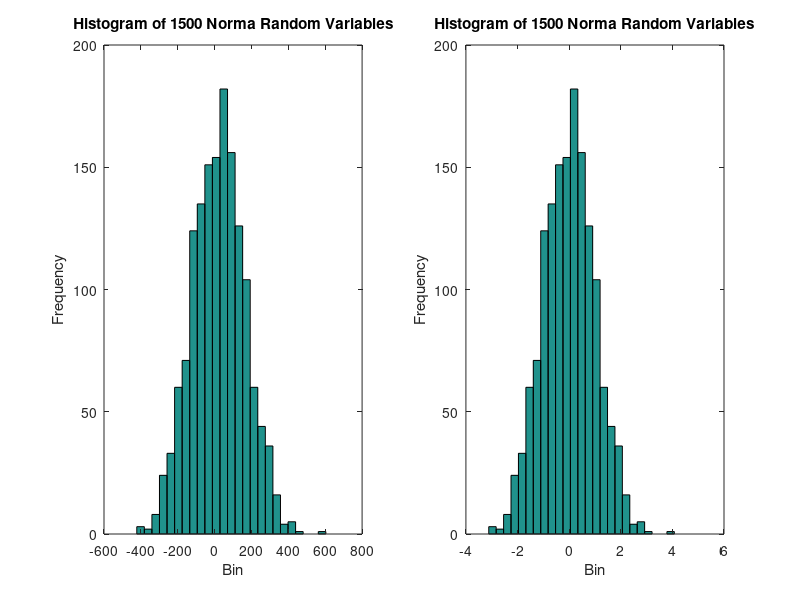

The MATLAB script that drew this image:
rV = randn(1,1500)
mean1=30;
var1=144;
y= var1.*rV + mean1;
figure;
hold on
subplot(1,2,1);
hist(y,25);
xlabel('Bin');
ylabel('Frequency');
title('Histogram of 1500 Norma Random Variables');
% converting into standard normal random variables
mean_y=0;
for i=1:1500
    mean_y=y(i)+mean_y;
end
mean_y=mean_y/1500;
var_y=0;
for i=1:1500;
    var_y=(y(i)-mean_y)^2+var_y;
end
var_y=var_y/1500;
rV1=(y-mean_y)/sqrt(var_y)
subplot(1,2,2);
hist(rV1,25);
xlabel('Bin');
ylabel('Frequency');
title('Histogram of 1500 Norma Random Variables');